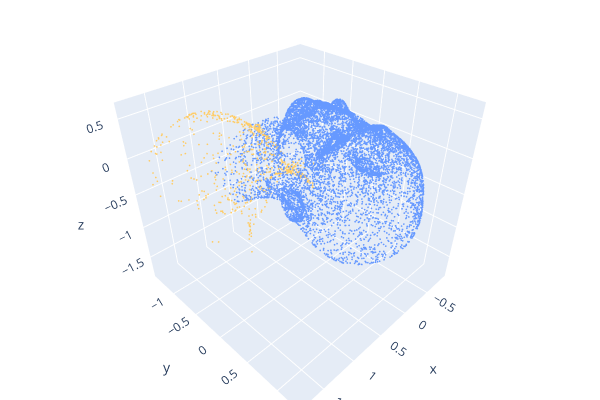

The code cell stored with this chart in its notebook:
### Markdown cell above
### Visualize ref and initial src

### Code cell
# visualization
ref_pcd = make_open3d_point_cloud(ref_points)
ref_pcd.estimate_normals()
ref_pcd.paint_uniform_color(get_color("custom_blue"))
src_pcd = make_open3d_point_cloud(src_points)
src_pcd.estimate_normals()
src_pcd.paint_uniform_color(get_color("custom_yellow"))
o3d.visualization.draw_plotly([ref_pcd, src_pcd])

### Figure 1 — Plotly figure (JSON) as saved in the notebook; plotly's stock layout.template omitted (floating-point values rounded to 4 significant figures; data arrays with more than 128 entries replaced by an {"elided": "..."} marker saying what was removed)
{"data": [{"marker": {"color": {"elided": "10788x3 float values"}, "size": 1}, "mode": "markers", "type": "scatter3d", "x": {"elided": "10788 float values"}, "y": {"elided": "10788 float values"}, "z": {"elided": "10788 float values"}}, {"marker": {"color": {"elided": "628x3 float values"}, "size": 1}, "mode": "markers", "type": "scatter3d", "x": {"elided": "628 float values"}, "y": {"elided": "628 float values"}, "z": {"elided": "628 float values"}}], "layout": {"height": 400, "margin": {"b": 0, "l": 0, "r": 0, "t": 0}, "scene": {"camera": {"center": {"x": 0, "y": 0, "z": 0}, "up": {"x": 0, "y": 0, "z": 1}}}, "showlegend": false, "width": 600}}
